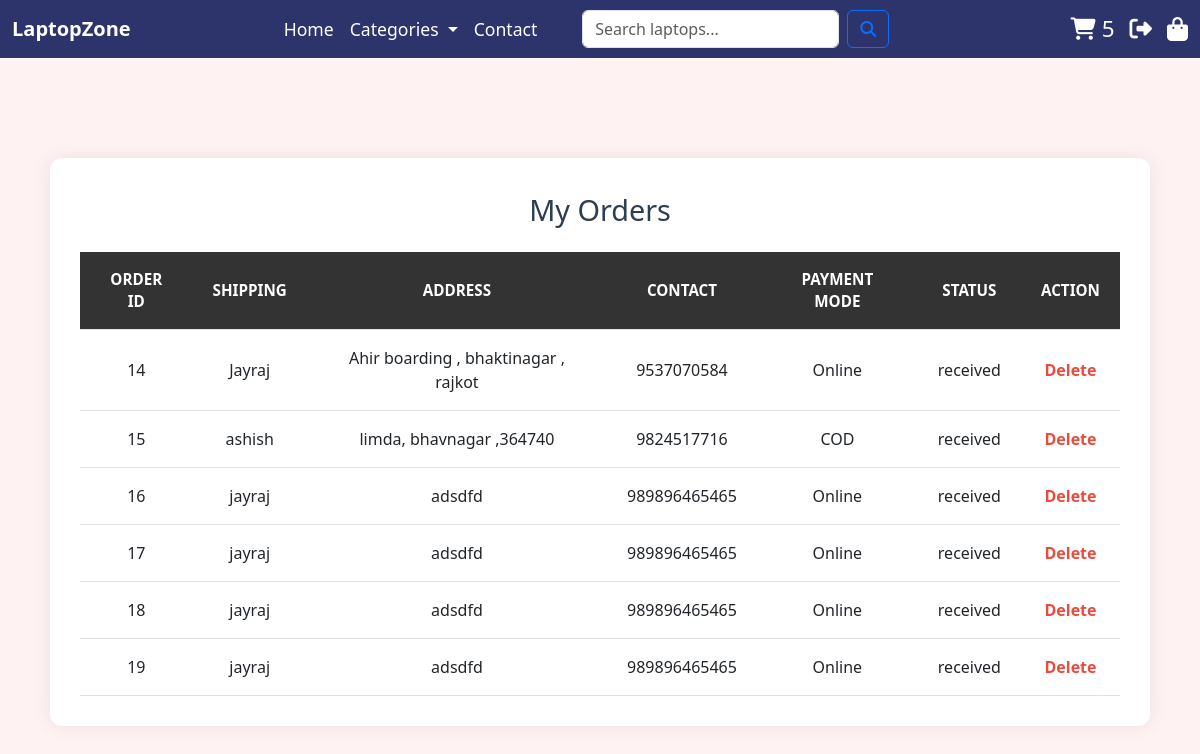
/myorders.php (signed in), run on the app's committed database.
### tables this page shows
CREATE TABLE `orders` (
  `oid` int(3) NOT NULL,
  `uid` int(3) NOT NULL,
  `pid` int(3) NOT NULL,
  `shiping` varchar(255) NOT NULL,
  `address` varchar(255) NOT NULL,
  `contact` bigint(10) NOT NULL,
  `pmode` varchar(255) NOT NULL,
  `ost` varchar(255) NOT NULL
);

### myorders.php (the view, shortened to what this page needs)
<?php
    include "headermain.php";
    $id = $_SESSION['uid'];
?>
<div class="order-container">
    <div class="heading">My Orders</div>
    <?php
        echo "<table>";
        echo "<tr>
                <th>Order ID</th>
                <th>Shipping</th>
                <th>Address</th>
                <th>Contact</th>
                <th>Payment Mode</th>
                <th>Status</th>
                <th>Action</th>
              </tr>";
        $rel = mysqli_query($cn, "select * from orders where uid='$id'") or die("select error".mysqli_error($cn));
        while($rec = mysqli_fetch_array($rel)) {
            echo "<tr>
                    <td>{$rec['oid']}</td>
                    <td>{$rec['shiping']}</td>
                    <td>{$rec['address']}</td>
                    <td>{$rec['contact']}</td>
                    <td>{$rec['pmode']}</td>
                    <td>{$rec['ost']}</td>
                    <td><a class='delete-link' href='myorders.php?id={$rec['oid']}'>Delete</a></td>
                  </tr>";
        }
        echo "</table>";
    ?>
</div>

### main.css (style rules this page uses)
body { background-color: #FFF2F2; }

### myorders.php (style rules this page uses)
body { font-family: 'Segoe UI', Tahoma, Geneva, Verdana, sans-serif; background-color: #f5f7fa; margin: 0; padding: 0; }
.order-container { max-width: 1100px; margin: 100px auto; background-color: white; border-radius: 12px; padding: 30px; box-shadow: 0 0 20px rgba(0, 0, 0, 0.08); }
table { width: 100%; border-collapse: collapse; }
th, td { padding: 16px 20px; text-align: center; border-bottom: 1px solid #e0e0e0; }
th { background-color: #333; color: white; font-size: 0.95rem; text-transform: uppercase; }
.delete-link { color: #e74c3c; font-weight: bold; text-decoration: none; }
.heading { text-align: center; font-size: 1.8em; margin-bottom: 20px; color: #2c3e50; }

### data on the page
orders: oid "14", shiping "Jayraj", address "Ahir boarding , bhaktinagar , rajkot", contact "9537070584", pmode "Online", ost "received"
orders: oid "15", shiping "ashish", address "limda, bhavnagar ,364740", contact "9824517716", pmode "COD", ost "received"
orders: oid "16", shiping "jayraj", address "adsdfd", contact "989896465465", pmode "Online", ost "received"
orders: oid "17", shiping "jayraj", address "adsdfd", contact "989896465465", pmode "Online", ost "received"
orders: oid "18", shiping "jayraj", address "adsdfd", contact "989896465465", pmode "Online", ost "received"
orders: oid "19", shiping "jayraj", address "adsdfd", contact "989896465465", pmode "Online", ost "received"

### other printed values
$tot "5"
